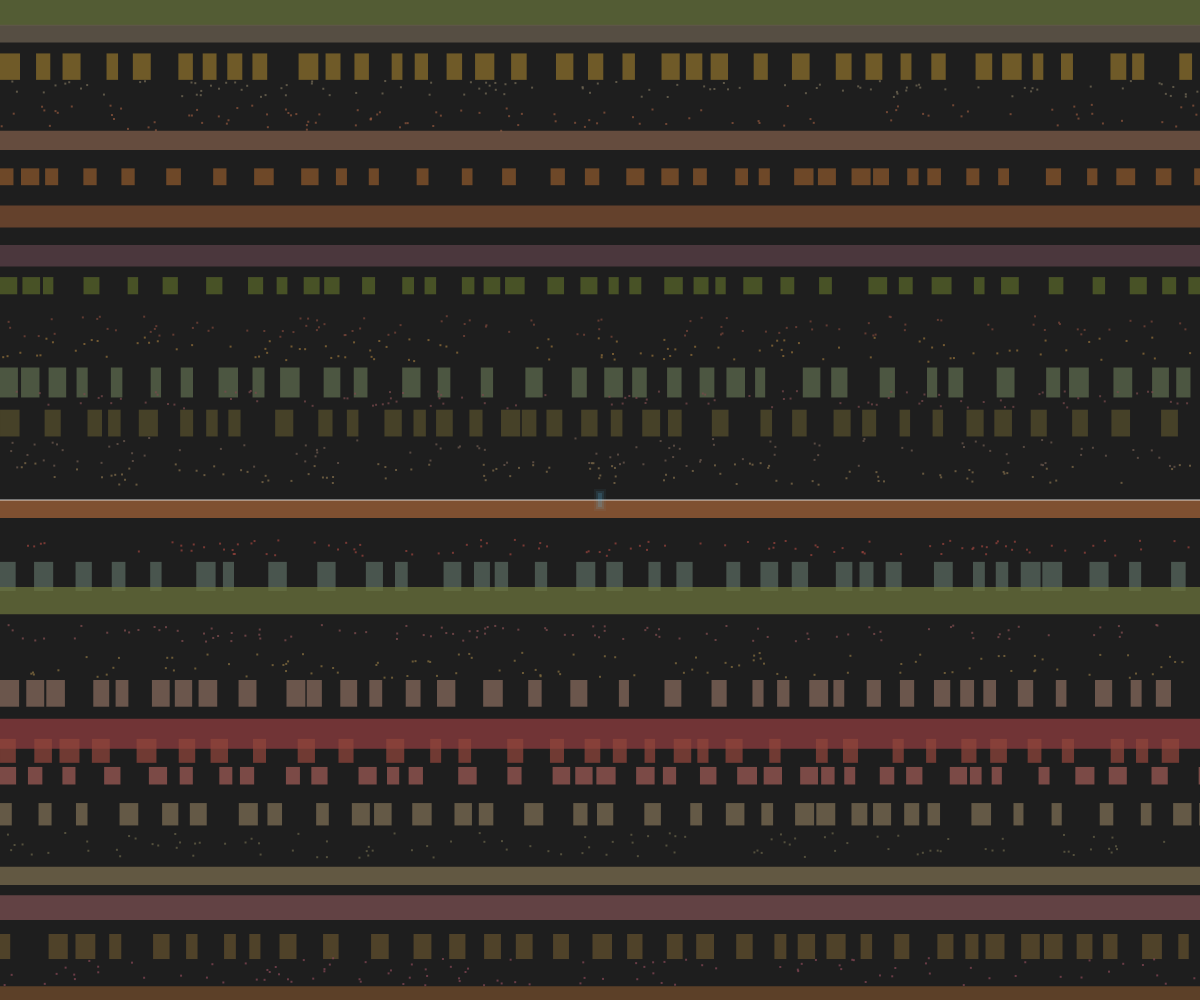
Frame 1 (no input)
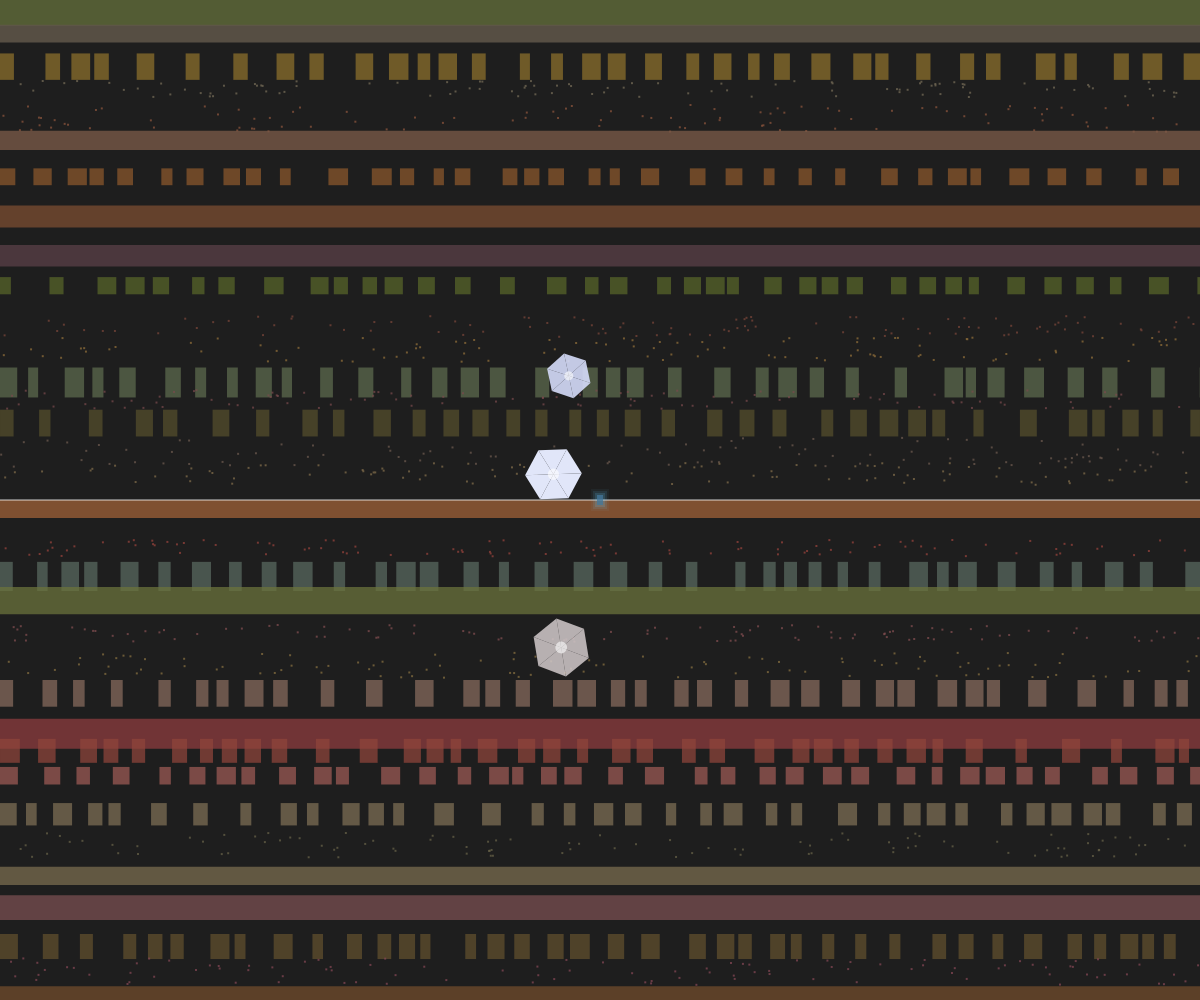
Frame 60 (no input)
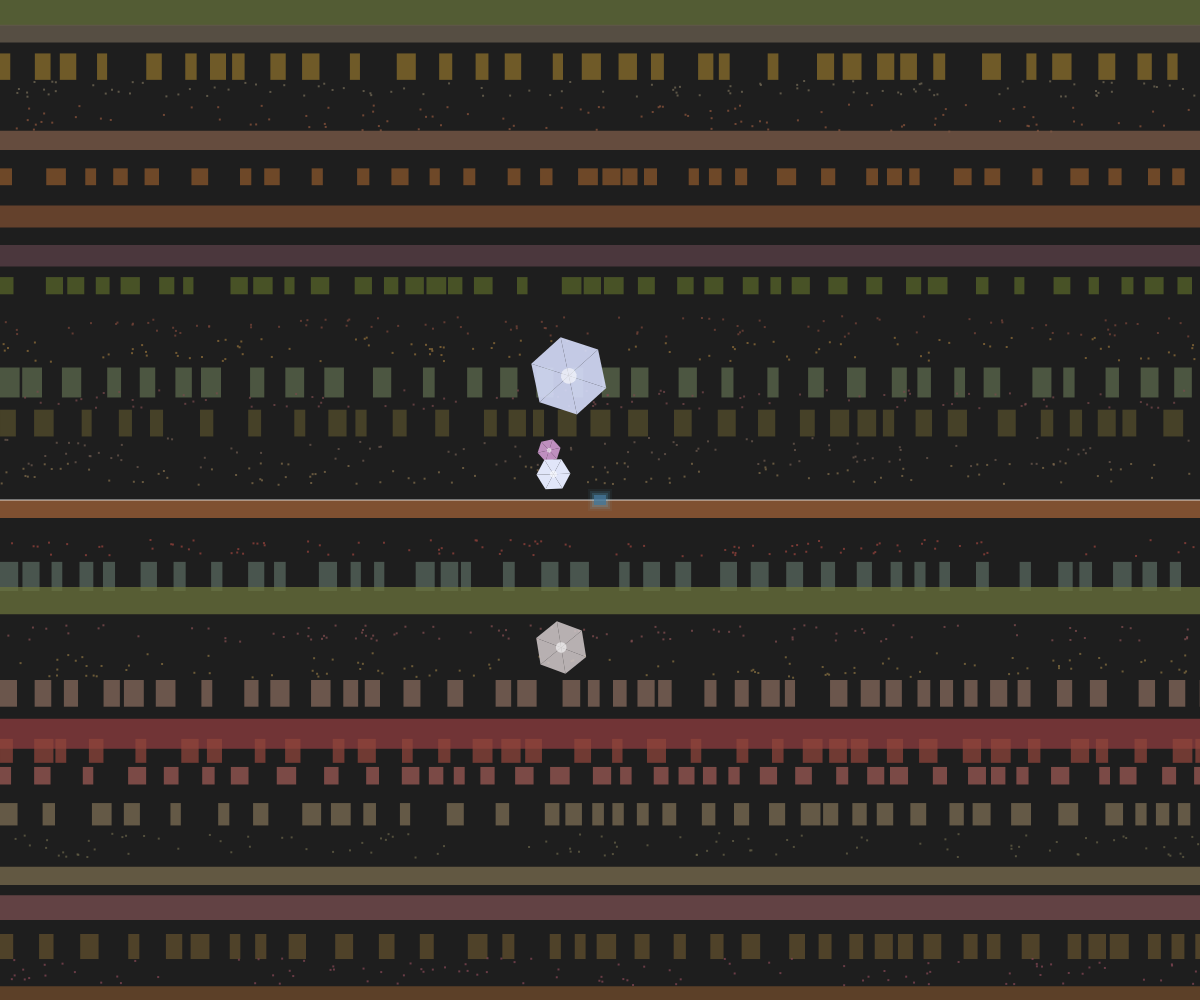
Frame 120 (the mouse pressed at the canvas centre since frame 60)

The p5.js sketch that drew these frames (run headless with seeded random() and noise() and a simulated clock; from frame 60 on, the mouse is pressed at the canvas centre):

// p5.js sketch
// ── sketch.js
let strata = [];
let fissureWidth = 0;
let crystals = [];

function setup() {
  createCanvas(windowWidth, windowHeight);
  pixelDensity(1);
  
  // Create geological strata
  for (let y = 0; y < height; y += random(20, 40)) {
    let layer = {
      y: y,
      height: random(15, 30),
      color: color(
        random(80, 150),
        random(60, 120),
        random(40, 90),
        random(180, 220)
      ),
      texture: random(['smooth', 'grainy', 'striped'])
    };
    strata.push(layer);
  }
  
  // Initialize crystals
  for (let i = 0; i < 50; i++) {
    crystals.push({
      x: random(width),
      y: random(height * 0.3, height * 0.7),
      size: random(10, 40),
      rotation: random(TWO_PI),
      pulse: random(TWO_PI),
      pulseSpeed: random(0.02, 0.05),
      color: color(
        random(200, 255),
        random(150, 255),
        random(200, 255),
        random(200, 255)
      ),
      revealed: false,
      revealProgress: 0
    });
  }
}

function draw() {
  // Update fissure
  fissureWidth += 0.1;
  
  // Draw background (dark earth)
  background(30);
  
  // Draw strata
  for (let layer of strata) {
    fill(layer.color);
    noStroke();
    
    if (layer.texture === 'striped') {
      // Draw striped pattern
      for (let x = 0; x < width; x += random(20, 50)) {
        rect(x, layer.y, random(10, 20), layer.height);
      }
    } else if (layer.texture === 'grainy') {
      // Draw grainy texture
      for (let i = 0; i < 100; i++) {
        let x = random(width);
        let y = layer.y + random(layer.height);
        rect(x, y, 2, 2);
      }
    } else {
      rect(0, layer.y, width, layer.height);
    }
  }
  
  // Draw fissure
  noFill();
  stroke(255, 100);
  strokeWeight(2);
  line(0, height/2, width, height/2);
  
  // Draw expanding fissure
  if (fissureWidth > 0) {
    let crackOffset = (width - fissureWidth) / 2;
    noStroke();
    
    // Draw fissure sides with glowing edges
    fill(40, 50, 70, 180);
    rect(crackOffset, height/2 - 5, fissureWidth, 10);
    
    // Draw glow effect around fissure
    for (let i = 0; i < 5; i++) {
      let alpha = map(i, 0, 4, 50, 0);
      fill(100, 200, 255, alpha);
      rect(crackOffset - i*2, height/2 - 5 - i*2, fissureWidth + i*4, 10 + i*4);
    }
    
    // Draw revealed crystals
    for (let crystal of crystals) {
      if (!crystal.revealed && abs(crystal.x - width/2) < fissureWidth/2 + 50) {
        crystal.revealProgress += 0.02;
        if (crystal.revealProgress > 1) {
          crystal.revealed = true;
        }
      }
      
      if (crystal.revealed) {
        crystal.pulse += crystal.pulseSpeed;
        
        // Draw crystal
        push();
        translate(crystal.x, crystal.y);
        rotate(crystal.rotation);
        
        let pulseSize = sin(crystal.pulse) * 0.3 + 1;
        let pulseColor = map(sin(crystal.pulse), -1, 1, 150, 255);
        
        fill(crystal.color);
        noStroke();
        
        // Draw multi-faceted crystal
        for (let i = 0; i < 6; i++) {
          let angle = TWO_PI * i / 6;
          let x1 = cos(angle) * crystal.size * pulseSize;
          let y1 = sin(angle) * crystal.size * pulseSize;
          let x2 = cos(angle + PI/3) * crystal.size * pulseSize;
          let y2 = sin(angle + PI/3) * crystal.size * pulseSize;
          
          triangle(0, 0, x1, y1, x2, y2);
        }
        
        // Draw inner core glow
        fill(255, 255, 255, 150);
        ellipse(0, 0, crystal.size * pulseSize * 0.4, crystal.size * pulseSize * 0.4);
        
        pop();
      }
    }
  }
  
  // Draw fissure opening effect
  if (fissureWidth > width/4) {
    noStroke();
    fill(150, 200, 255, 30);
    rect(0, height/2 - 20, width, 40);
    
    // Draw light rays from fissure
    for (let i = 0; i < 8; i++) {
      let angle = TWO_PI * i / 8;
      let x1 = width/2 + cos(angle) * 50;
      let y1 = height/2 + sin(angle) * 50;
      let x2 = width/2 + cos(angle) * (fissureWidth/2 + 100);
      let y2 = height/2 + sin(angle) * (fissureWidth/2 + 100);
      
      stroke(180, 220, 255, 80);
      strokeWeight(2);
      line(x1, y1, x2, y2);
    }
  }
}

function windowResized() {
  resizeCanvas(windowWidth, windowHeight);
}
